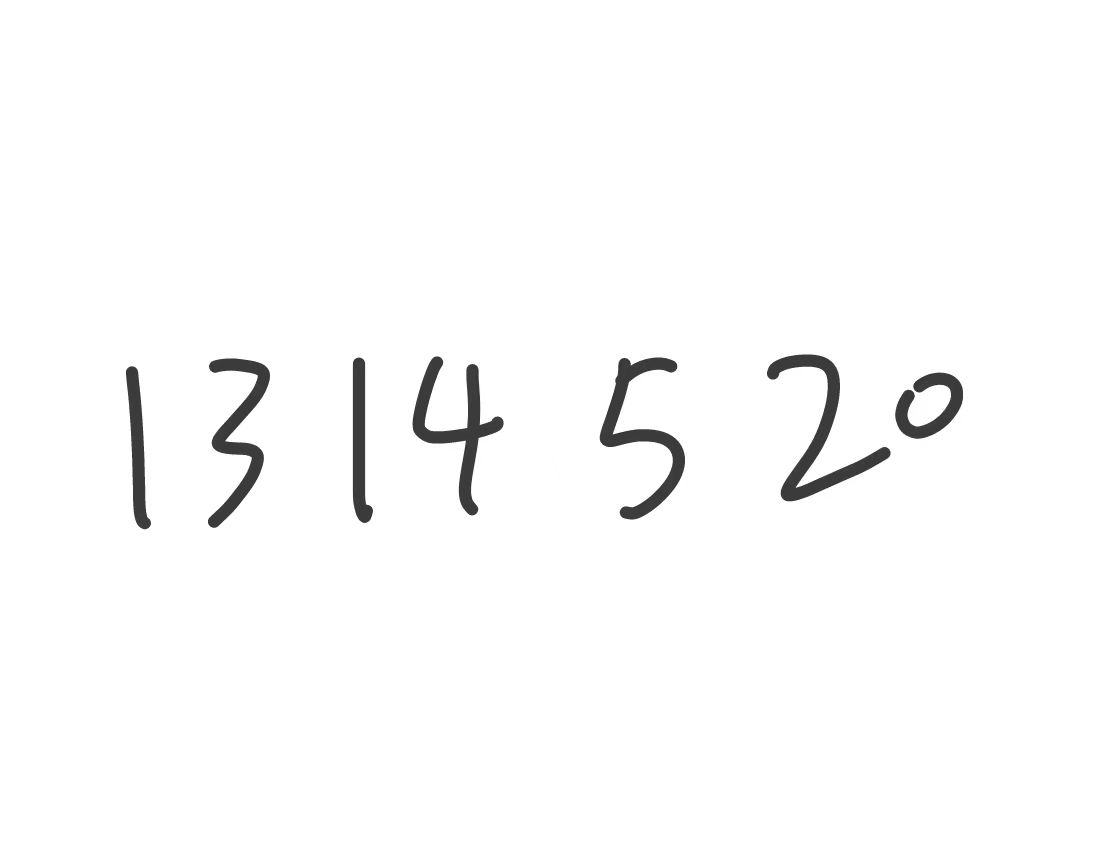
#> input picture imgs/20240625230110.jpg, 1114 x 858 px
$ python '车牌识别.py'   (older library calls are emulated)
#> lines starting #> are read from the running program, lines starting #| are printed output that depends on the picture; after the words box and inside, x2 and y2 are one past the last pixel; in counts of white or black regions, pixels touching at a corner belong together
# 记得解压refer1，这是程序的数据集
# 因为舍友说手写数字比车牌识别简单就花了十分钟改造一下又写个手写数字的代码
import cv2
import matplotlib.pyplot as plt
import os
import numpy as np
import tkinter as tk
from tkinter import filedialog


# [4 lines left out: function cv_show, not called in this run]


def plt_show1(image):
    b, g, r = cv2.split(image)
    image = cv2.merge([r, g, b])
    plt.imshow(image)
    plt.show()


def plt_show(image):
    plt.imshow(image, cmap='gray')
    plt.show()


# 第一步，先处理图片，对图片进行处理，处理过后根据轮廓判断来获取需要的车牌位置
def process_img(image):
    blurred_image = cv2.GaussianBlur(image, (3, 3), 0)  # 高斯去噪
    gray_image = cv2.cvtColor(blurred_image, cv2.COLOR_RGB2GRAY)  # 灰度化处理
    return gray_image


# 定义一个函数，执行时弹出界面选择图片进行识别
def select_image_file_relative():
    root = tk.Tk()
    root.withdraw()

    file_path = filedialog.askopenfilename(
        filetypes=[("Image Files", "*.png;*.jpg;*.jpeg;*.gif;*.bmp"), ("All Files", "*.*")])
#> the answer given: imgs/20240625230110.jpg

    if file_path:
        # 获取当前工作目录的绝对路径
        cwd = os.getcwd()
        # 计算相对于当前工作目录的相对路径
        relative_path = os.path.relpath(file_path, cwd)
        return relative_path

    # 调用函数并打印相对路径


relative_path = select_image_file_relative()
test_image = cv2.imread(relative_path)  # 导入图片
#> test_image is the input picture: shape (858, 1114, 3); min 28, max 255, mean 250.7
plt_show1(test_image)  # 打印图片


def get_car_card_img(image):
    '''
    创建一个函数对导入的图片进行操作，去获取图片中车牌的位置，得到位置后对图片进行处理获取车牌
    :param image: 传入一个图片
    :return: image：包含切割出的车牌图片
    '''
    image = process_img(image)  # 对图片进行处理

    # cv2.Sobel计算输入灰度图像 gray_image 的水平方向（x 方向）的 Sobel 边缘检测，
    # 并将结果存储在 Sobel_x 变量中。这个边缘检测结果图像是一个 16 位有符号整数图像，可能需要进一步处理才能用于显示或后续分析。
    Sobel_x = cv2.Sobel(image, cv2.CV_16S, 1, 0)
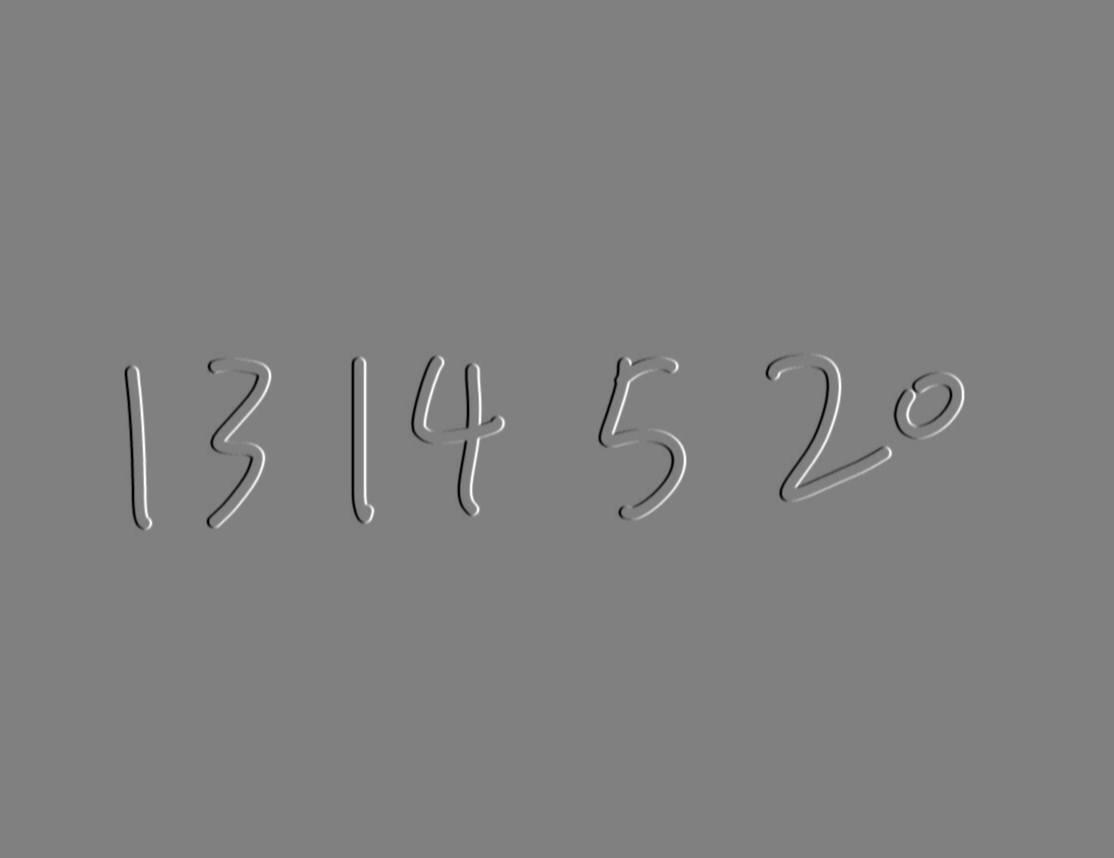
#> Sobel_x: shape (858, 1114) int16; min -606, max 601, mean 0; drawn with min black and max white
    # Sobel_y = cv2.Sobel(gray_image, cv2.CV_16S, 0, 1)

    # 通过 cv2.convertScaleAbs() 函数实现，该函数将 16 位整数图像转换为 8 位无符号整数图像，并将所有负值转换为正值（通过取绝对值）。
    absX = cv2.convertScaleAbs(Sobel_x)
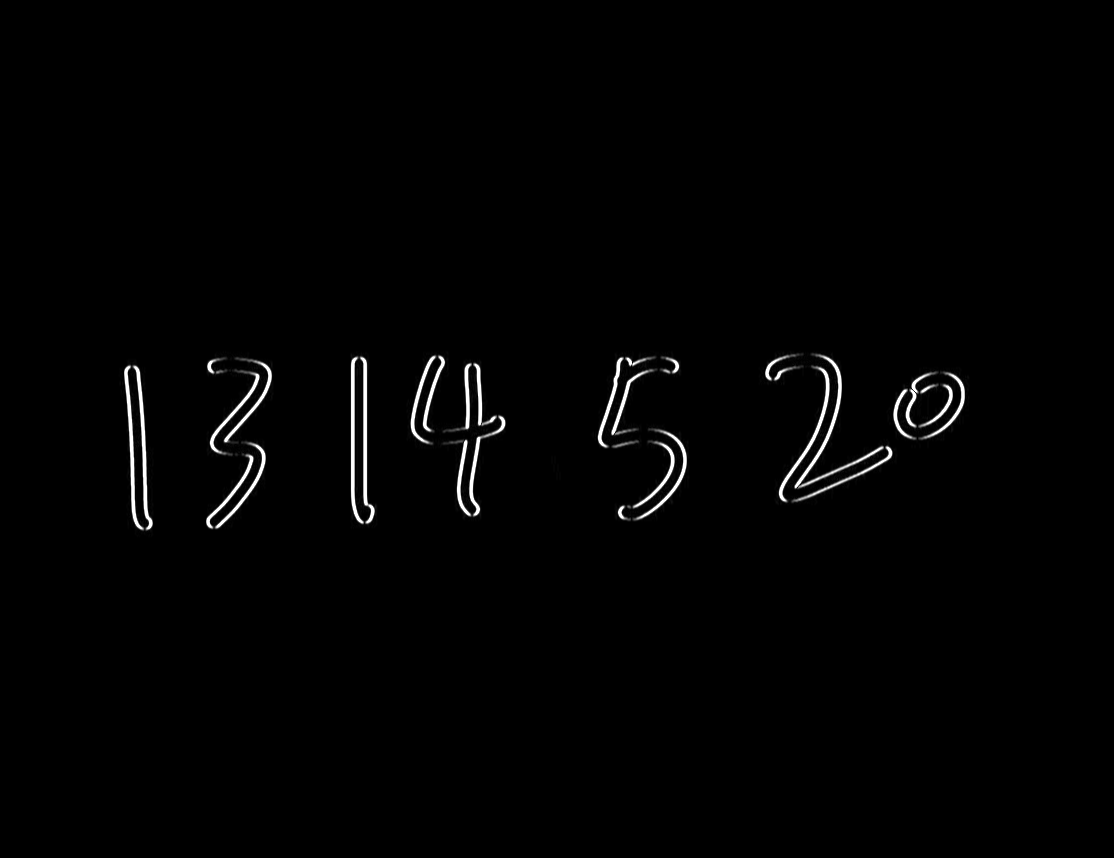
#> absX: shape (858, 1114); min 0, max 255, mean 2.9
    # absY = cv2.convertScaleAbs(Sobel_y)

    image = absX  # 更新原始图像变量为x方向的边缘信息图像
    ret, image = cv2.threshold(image, 0, 255, cv2.THRESH_OTSU)  # 使用Otsu阈值法对图像进行二值化处理
#> image: shape (858, 1114); 1.1% white; 40 white regions (8 under 20 px), largest, box (x1, y1, x2, y2) and area: (795, 355, 884, 488) 800, (360, 357, 375, 524) 672, (351, 357, 364, 524) 667
#> ret = 111

    # 创建一个矩形结构元素，用于形态学操作 ,这里的结构元素是17x5的矩形，常用于闭运算来填充小的间隙
    kernelX = cv2.getStructuringElement(cv2.MORPH_RECT, (17, 5))
    # 对图像进行闭运算，填充小的间隙
    image = cv2.morphologyEx(image, cv2.MORPH_CLOSE, kernelX, iterations=3)
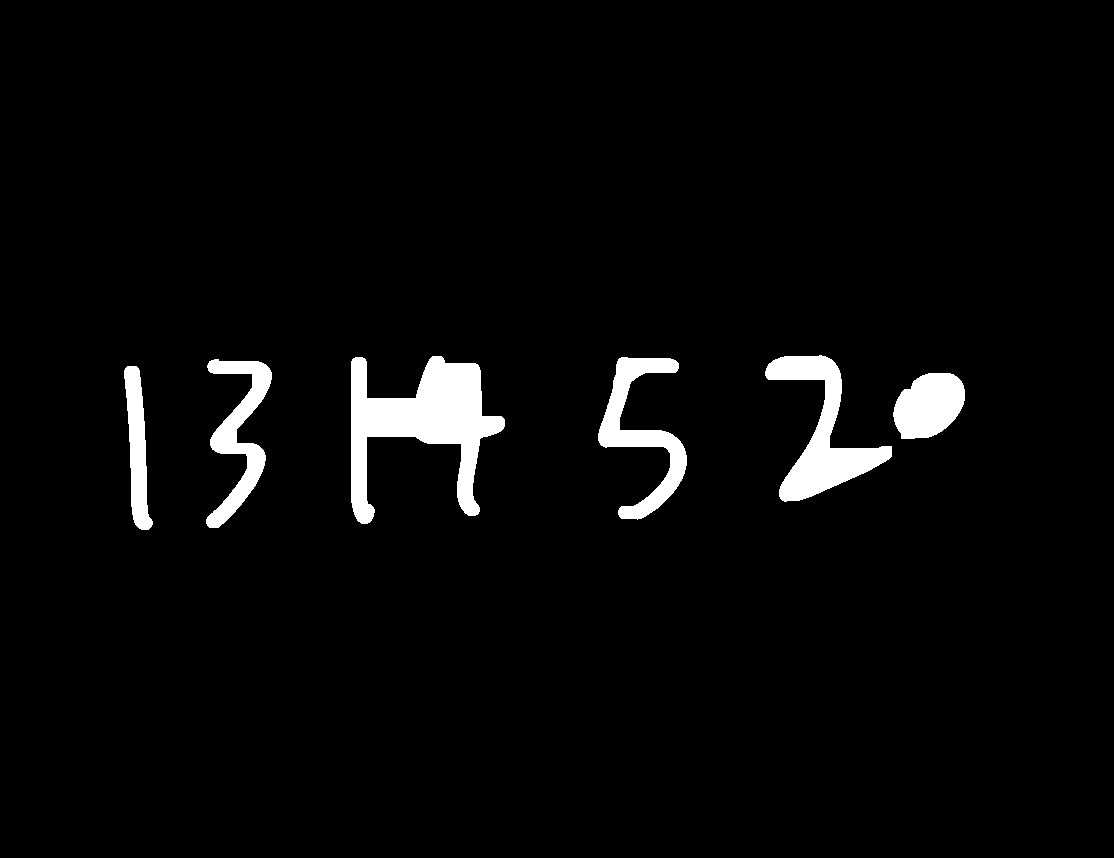
#> image: shape (858, 1114); 3.5% white; 6 white regions, box (x1, y1, x2, y2) and area: (351, 356, 505, 524) 11404, (765, 355, 892, 502) 6437, (598, 357, 687, 520) 4838, (206, 359, 272, 528) 4178, (893, 373, 965, 439) 3586, (124, 366, 153, 530) 2630
    kernelX = cv2.getStructuringElement(cv2.MORPH_RECT, (20, 1))  # 去除垂直方向的小白点
    kernelY = cv2.getStructuringElement(cv2.MORPH_RECT, (1, 19))  # 去除水平方向的小白点

    image = cv2.dilate(image, kernelX)  # 膨胀
#> image: shape (858, 1114); 5.4% white; 6 white regions, box (x1, y1, x2, y2) and area: (342, 356, 515, 524) 16876, (756, 355, 902, 502) 9268, (589, 357, 697, 520) 7954, (197, 359, 282, 528) 7389, (115, 366, 163, 530) 5746, (884, 373, 975, 439) 4840
    image = cv2.erode(image, kernelX)  # 腐蚀
#> image: shape (858, 1114); 3.5% white; 6 white regions, box (x1, y1, x2, y2) and area: (352, 356, 506, 524) 11404, (766, 355, 893, 502) 6437, (599, 357, 688, 520) 4838, (207, 359, 273, 528) 4178, (894, 373, 966, 439) 3586, (125, 366, 154, 530) 2630
    image = cv2.erode(image, kernelY)  # 腐蚀
#> image: shape (858, 1114); 2% white; 9 white regions (1 under 20 px), largest, box (x1, y1, x2, y2) and area: (352, 365, 495, 515) 8391, (773, 364, 878, 493) 3193, (896, 382, 965, 430) 2312
    image = cv2.dilate(image, kernelY)  # 膨胀
#> image: shape (858, 1114); 3.1% white; 9 white regions, largest, box (x1, y1, x2, y2) and area: (352, 356, 495, 524) 11091, (773, 355, 878, 502) 6055, (896, 373, 965, 439) 3554
    image = cv2.medianBlur(image, 15)
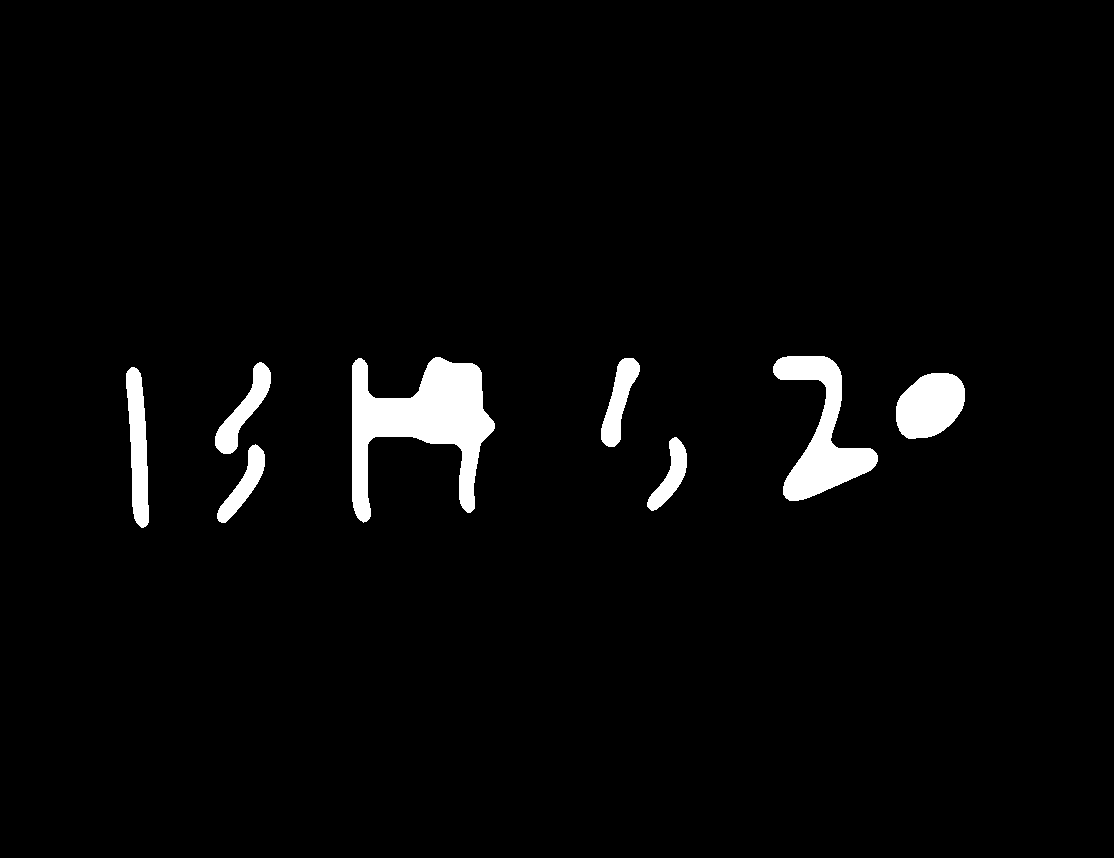
#> image: shape (858, 1114); 3% white; 8 white regions
    plt_show(image)
    contours, hierarchy = cv2.findContours(image, cv2.RETR_EXTERNAL, cv2.CHAIN_APPROX_SIMPLE)
#> contours = 8 contours; box (x1, y1, x2, y2) and area: (352, 357, 495, 523) 10660, (773, 356, 878, 501) 5744, (896, 373, 965, 439) 3389, (126, 367, 149, 528) 2326, (215, 362, 271, 454) 1656, (601, 358, 640, 447) 1524, (217, 444, 265, 523) 1259, (647, 437, 687, 511) 1134
    plt_show(image)
    # 绘制轮廓
    for item in contours:
        # cv2中，对一个轮廓（contour）调用cv2.boundingRect()函数时，它返回的是一个包含四个整数值的元组，
        # 这四个值分别代表边界矩形的左上角坐标（x, y）以及矩形的宽度（width）和高度（height）。
        rect = cv2.boundingRect(item)
        # 将元组中的值分别赋予给x, y, width, height
        x, y, width, height = rect
        # 根据得到的数值进行条件判断
        if (width > (height * 3)) and (width < (height * 4)):
            # 将图片的位置从原来的图片上进行截取
            image = test_image[y:y + height, x:x + width]
            return image
#> this loop made 8 passes
#> (x, y, width, height) on passes 1 to 8: (217, 444, 48, 79), (647, 437, 40, 74), (896, 373, 69, 66), (126, 367, 23, 161), (215, 362, 56, 92), (601, 358, 39, 89), (352, 357, 143, 166), (773, 356, 105, 145)


img = test_image.copy()
car_card_img = get_car_card_img(img)
#> (the run stopped early here; a loop or call above may not have finished)

$ run again, on imgs/7.bmp
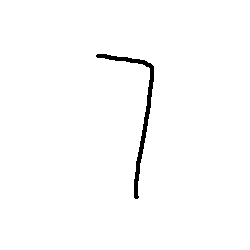
#> input picture imgs/7.bmp, 250 x 250 px
#> test_image is the input picture: shape (250, 250, 3); 98.7% white; 1 black region, box (x1, y1, x2, y2) and area: (96, 54, 154, 199) 804
#> in get_car_card_img, `Sobel_x = cv2.Sobel(image, cv2.CV_16S, 1, 0)`:
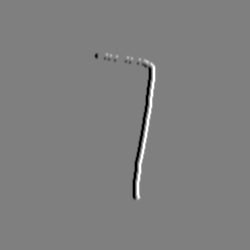
#> Sobel_x: shape (250, 250) int16; min -764, max 764, mean 0; drawn with min black and max white
#> ret = 112
#> in get_car_card_img, `image = cv2.medianBlur(image, 15)`:
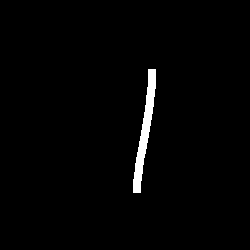
#> image: shape (250, 250); 1.6% white; 1 white region
#> contours = 1 contour; box (x1, y1, x2, y2) and area: (133, 69, 156, 193) 890
#> the loop in get_car_card_img, `for item in contours:` made 1 pass
#> (x, y, width, height) on pass 1: (133, 69, 23, 124)

$ run again, on imgs/8.bmp
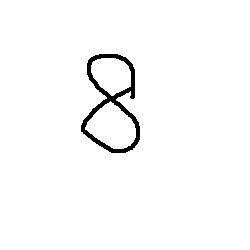
#> input picture imgs/8.bmp, 250 x 250 px
#> test_image is the input picture: shape (250, 250, 3); 97.9% white; 1 black region, box (x1, y1, x2, y2) and area: (81, 54, 140, 153) 1308
#> in get_car_card_img, `Sobel_x = cv2.Sobel(image, cv2.CV_16S, 1, 0)`:
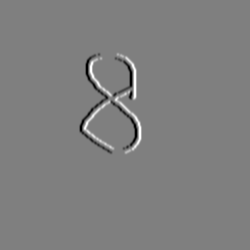
#> Sobel_x: shape (250, 250) int16; min -764, max 764, mean 0; drawn with min black and max white
#> ret = 112
#> in get_car_card_img, `image = cv2.medianBlur(image, 15)`:
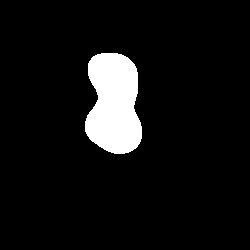
#> image: shape (250, 250); 7.2% white; 1 white region
#> contours = 1 contour; box (x1, y1, x2, y2) and area: (85, 53, 142, 154) 4380
#> the loop in get_car_card_img, `for item in contours:` made 1 pass
#> (x, y, width, height) on pass 1: (85, 53, 57, 101)
